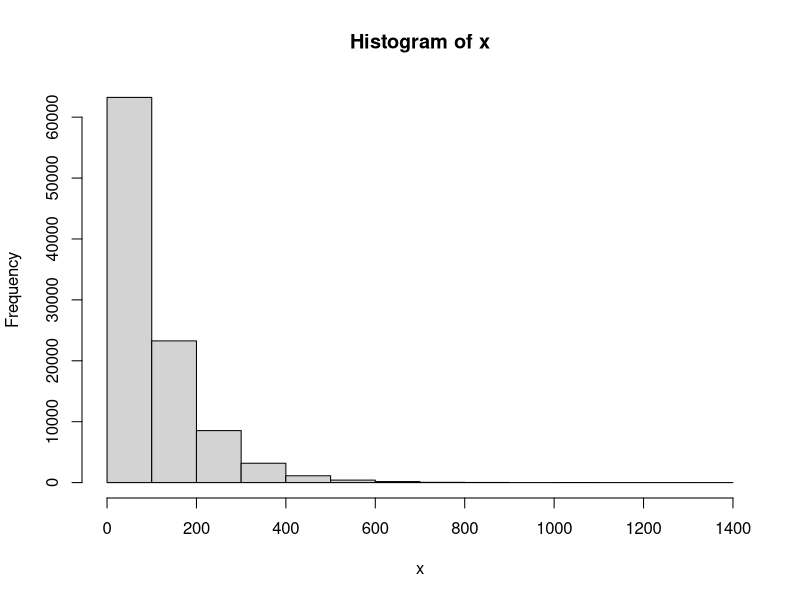
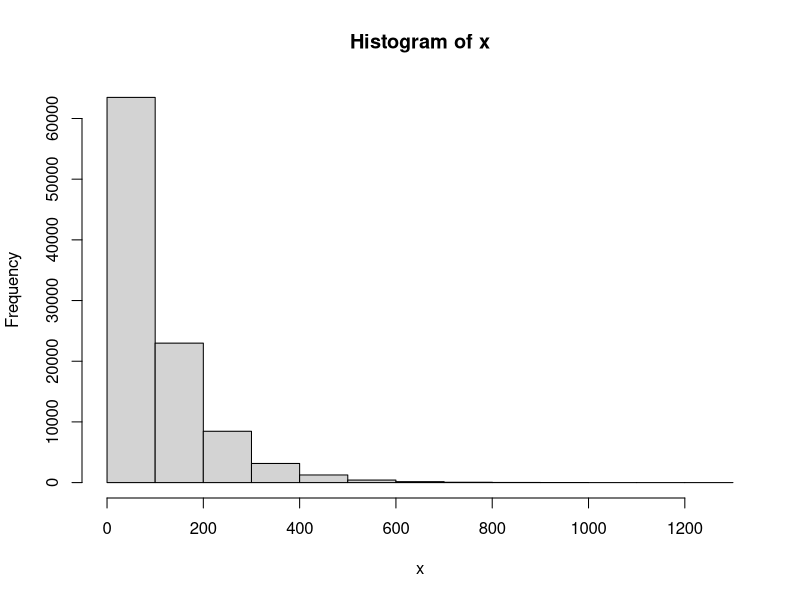

The R source for these figures, in order: (Note: this script raises an error after producing the figures.)
total <- runif(1, 1000, 5000)
part1 <- total * runif(1, 0 ,1)
part2 <- total - part1

part1_hat <- total * 1.01

total - part1
total - part1_hat

total * (1 - part1 / total)
total * (1 - part1_hat / total)


#---------------------#

n <- 1e5
mu <- 100
r <- 1

x <- rnbinom(n, 
             mu = mu, 
             size = r)
hist(x)

x <- rnbinom(n, 
             prob = r / (r + mu), 
             size = r)
hist(x)

#------------------#

pop = 1251
rate = 1.3
store_installs = pop * rate * 0.6

installs_country <- pop * rate
rho <- (installs_country - store_installs) / installs_country


installs_country * rho

pop * rate * rho

pop * rate * (installs_country - store_installs) / installs_country

(pop * rate) * ((pop * rate) - store_installs) / (pop * rate)

pop * rate - store_installs

#-----------------------#
i = 11 # 20
init[[2]]$installs[i,2] * md$pi[i,]

